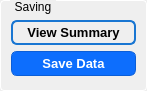
               <widget class="QGroupBox" name="groupBox_6">
                <property name="minimumSize">
                 <size>
                  <width>147</width>
                  <height>91</height>
                 </size>
                </property>
                <property name="maximumSize">
                 <size>
                  <width>147</width>
                  <height>91</height>
                 </size>
                </property>
                <property name="styleSheet">
                 <string notr="true">QGroupBox {
            border: 1px solid #ffffff;
            border-radius: 4px;
            margin-top: 0.5em;
            padding-top: 0.5em;
        }

        QGroupBox::title {
            subcontrol-origin: margin;
            left: 10px;
            padding: 0 3px 0 3px;
        }</string>
                </property>
                <property name="title">
                 <string>Saving</string>
                </property>
                <widget class="QWidget" name="layoutWidget">
                 <property name="geometry">
                  <rect>
                   <x>11</x>
                   <y>20</y>
                   <width>127</width>
                   <height>58</height>
                  </rect>
                 </property>
                 <layout class="QVBoxLayout" name="verticalLayout">
                  <item>
                   <widget class="QPushButton" name="ViewSummary_pushButton">
                    <property name="minimumSize">
                     <size>
                      <width>125</width>
                      <height>25</height>
                     </size>
                    </property>
                    <property name="maximumSize">
                     <size>
                      <width>125</width>
                      <height>25</height>
                     </size>
                    </property>
                    <property name="font">
                     <font>
                      <pointsize>10</pointsize>
                      <bold>true</bold>
                     </font>
                    </property>
                    <property name="toolTip">
                     <string>Preview the PDF summary of analyzed metrics</string>
                    </property>
                    <property name="styleSheet">
                     <string notr="true">QPushButton {
    border: 2px solid #1976d2;
    border-radius: 6px;
    padding: 3px;
}
QPushButton:hover {
    border: 2px solid #4A9EFF;
    background-color: rgba(25, 118, 210, 0.1);
}</string>
                    </property>
                    <property name="text">
                     <string>View Summary</string>
                    </property>
                    <property name="startHidden" stdset="0">
                     <bool>false</bool>
                    </property>
                   </widget>
                  </item>
                  <item>
                   <widget class="QPushButton" name="SaveAnalyzedDataButton">
                    <property name="minimumSize">
                     <size>
                      <width>125</width>
                      <height>25</height>
                     </size>
                    </property>
                    <property name="maximumSize">
                     <size>
                      <width>125</width>
                      <height>25</height>
                     </size>
                    </property>
                    <property name="font">
                     <font>
                      <pointsize>10</pointsize>
                      <bold>true</bold>
                     </font>
                    </property>
                    <property name="toolTip">
                     <string>Export analyzed data (NPZ, CSV, breath metrics, and PDF summary)</string>
                    </property>
                    <property name="autoFillBackground">
                     <bool>false</bool>
                    </property>
                    <property name="styleSheet">
                     <string notr="true">QPushButton#SaveAnalyzedDataButton {
    background-color: #0d6efd;   /* primary blue */
    color: white;
    border: 1px solid #0b5ed7;
    border-radius: 6px;
    padding: 5px 10px;
}

/* Hover */
QPushButton#SaveAnalyzedDataButton:hover {
    background-color: #0b5ed7;
}

/* Pressed */
QPushButton#SaveAnalyzedDataButton:pressed {
    background-color: #0a58ca;
}

/* Keyboard focus ring */
QPushButton#SaveAnalyzedDataButton:focus {
    outline: none;
    border: 2px solid #b6d4fe;   /* subtle focus ring */
}

/* Disabled */
QPushButton#SaveAnalyzedDataButton:disabled {
    background-color: #9ec5fe;
    border-color: #9ec5fe;
    color: #eef4ff;
}
</string>
                    </property>
                    <property name="text">
                     <string>Save Data</string>
                    </property>
                   </widget>
                  </item>
                 </layout>
                </widget>
               </widget>
